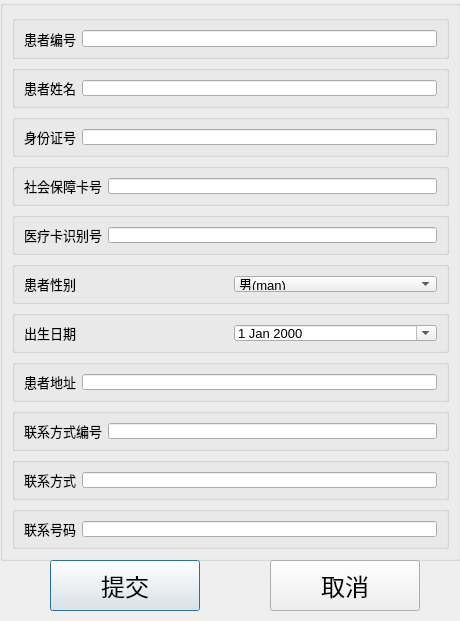
<?xml version="1.0" encoding="UTF-8"?>
<ui version="4.0">
 <class>Dialog</class>
 <widget class="QDialog" name="Dialog">
  <property name="geometry">
   <rect>
    <x>0</x>
    <y>0</y>
    <width>460</width>
    <height>621</height>
   </rect>
  </property>
  <property name="windowTitle">
   <string>Dialog</string>
  </property>
  <widget class="QGroupBox" name="groupBox_total">
   <property name="geometry">
    <rect>
     <x>0</x>
     <y>0</y>
     <width>461</width>
     <height>561</height>
    </rect>
   </property>
   <property name="font">
    <font>
     <pointsize>10</pointsize>
    </font>
   </property>
   <property name="title">
    <string/>
   </property>
   <layout class="QVBoxLayout" name="verticalLayout">
    <item>
     <widget class="QGroupBox" name="groupBox_pno">
      <property name="font">
       <font>
        <pointsize>10</pointsize>
       </font>
      </property>
      <property name="title">
       <string/>
      </property>
      <layout class="QHBoxLayout" name="horizontalLayout">
       <item>
        <widget class="QLabel" name="label_pno">
         <property name="font">
          <font>
           <pointsize>10</pointsize>
          </font>
         </property>
         <property name="text">
          <string>患者编号</string>
         </property>
        </widget>
       </item>
       <item>
        <widget class="QLineEdit" name="lineEdit_pno">
         <property name="font">
          <font>
           <pointsize>10</pointsize>
          </font>
         </property>
        </widget>
       </item>
      </layout>
     </widget>
    </item>
    <item>
     <widget class="QGroupBox" name="groupBox_pname">
      <property name="font">
       <font>
        <pointsize>10</pointsize>
       </font>
      </property>
      <property name="title">
       <string/>
      </property>
      <layout class="QHBoxLayout" name="horizontalLayout_4">
       <item>
        <widget class="QLabel" name="label_pname">
         <property name="font">
          <font>
           <pointsize>10</pointsize>
          </font>
         </property>
         <property name="text">
          <string>患者姓名</string>
         </property>
        </widget>
       </item>
       <item>
        <widget class="QLineEdit" name="lineEdit_pname">
         <property name="font">
          <font>
           <pointsize>10</pointsize>
          </font>
         </property>
        </widget>
       </item>
      </layout>
     </widget>
    </item>
    <item>
     <widget class="QGroupBox" name="groupBox_pid">
      <property name="font">
       <font>
        <pointsize>10</pointsize>
       </font>
      </property>
      <property name="title">
       <string/>
      </property>
      <layout class="QHBoxLayout" name="horizontalLayout_2">
       <item>
        <widget class="QLabel" name="label_pid">
         <property name="font">
          <font>
           <pointsize>10</pointsize>
          </font>
         </property>
         <property name="text">
          <string>身份证号</string>
         </property>
        </widget>
       </item>
       <item>
        <widget class="QLineEdit" name="lineEdit_pid">
         <property name="font">
          <font>
           <pointsize>10</pointsize>
          </font>
         </property>
        </widget>
       </item>
      </layout>
     </widget>
    </item>
    <item>
     <widget class="QGroupBox" name="groupBox_pino">
      <property name="font">
       <font>
        <pointsize>10</pointsize>
       </font>
      </property>
      <property name="title">
       <string/>
      </property>
      <layout class="QHBoxLayout" name="horizontalLayout_3">
       <item>
        <widget class="QLabel" name="label_pino">
         <property name="font">
          <font>
           <pointsize>10</pointsize>
          </font>
         </property>
         <property name="text">
          <string>社会保障卡号</string>
         </property>
        </widget>
       </item>
       <item>
        <widget class="QLineEdit" name="lineEdit_pino">
         <property name="font">
          <font>
           <pointsize>10</pointsize>
          </font>
         </property>
        </widget>
       </item>
      </layout>
     </widget>
    </item>
    <item>
     <widget class="QGroupBox" name="groupBox_pmno">
      <property name="font">
       <font>
        <pointsize>10</pointsize>
       </font>
      </property>
      <property name="title">
       <string/>
      </property>
      <layout class="QHBoxLayout" name="horizontalLayout_5">
       <item>
        <widget class="QLabel" name="label_pmno">
         <property name="font">
          <font>
           <pointsize>10</pointsize>
          </font>
         </property>
         <property name="text">
          <string>医疗卡识别号</string>
         </property>
        </widget>
       </item>
       <item>
        <widget class="QLineEdit" name="lineEdit_pmno">
         <property name="font">
          <font>
           <pointsize>10</pointsize>
          </font>
         </property>
        </widget>
       </item>
      </layout>
     </widget>
    </item>
    <item>
     <widget class="QGroupBox" name="groupBox_psex">
      <property name="font">
       <font>
        <pointsize>10</pointsize>
       </font>
      </property>
      <property name="title">
       <string/>
      </property>
      <layout class="QHBoxLayout" name="horizontalLayout_6">
       <item>
        <widget class="QLabel" name="label_psex">
         <property name="font">
          <font>
           <pointsize>10</pointsize>
          </font>
         </property>
         <property name="text">
          <string>患者性别</string>
         </property>
        </widget>
       </item>
       <item>
        <widget class="QComboBox" name="comboBox_psex">
         <property name="font">
          <font>
           <pointsize>10</pointsize>
          </font>
         </property>
         <item>
          <property name="text">
           <string>男(man)</string>
          </property>
         </item>
         <item>
          <property name="text">
           <string>女(woman)</string>
          </property>
         </item>
        </widget>
       </item>
      </layout>
     </widget>
    </item>
    <item>
     <widget class="QGroupBox" name="groupBox_pbd">
      <property name="font">
       <font>
        <pointsize>10</pointsize>
       </font>
      </property>
      <property name="title">
       <string/>
      </property>
      <layout class="QHBoxLayout" name="horizontalLayout_7">
       <item>
        <widget class="QLabel" name="label_pbd">
         <property name="font">
          <font>
           <pointsize>10</pointsize>
          </font>
         </property>
         <property name="text">
          <string>出生日期</string>
         </property>
        </widget>
       </item>
       <item>
        <widget class="QDateEdit" name="dateEdit_pbd">
         <property name="font">
          <font>
           <pointsize>10</pointsize>
          </font>
         </property>
         <property name="calendarPopup">
          <bool>true</bool>
         </property>
        </widget>
       </item>
      </layout>
     </widget>
    </item>
    <item>
     <widget class="QGroupBox" name="groupBox_padd">
      <property name="font">
       <font>
        <pointsize>10</pointsize>
       </font>
      </property>
      <property name="title">
       <string/>
      </property>
      <layout class="QHBoxLayout" name="horizontalLayout_8">
       <item>
        <widget class="QLabel" name="label_padd">
         <property name="font">
          <font>
           <pointsize>10</pointsize>
          </font>
         </property>
         <property name="text">
          <string>患者地址</string>
         </property>
        </widget>
       </item>
       <item>
        <widget class="QLineEdit" name="lineEdit_padd">
         <property name="font">
          <font>
           <pointsize>10</pointsize>
          </font>
         </property>
        </widget>
       </item>
      </layout>
     </widget>
    </item>
    <item>
     <widget class="QGroupBox" name="groupBox_ptno">
      <property name="font">
       <font>
        <pointsize>10</pointsize>
       </font>
      </property>
      <property name="title">
       <string/>
      </property>
      <layout class="QHBoxLayout" name="horizontalLayout_9">
       <item>
        <widget class="QLabel" name="label_ptno">
         <property name="font">
          <font>
           <pointsize>10</pointsize>
          </font>
         </property>
         <property name="text">
          <string>联系方式编号</string>
         </property>
        </widget>
       </item>
       <item>
        <widget class="QLineEdit" name="lineEdit_ptno">
         <property name="font">
          <font>
           <pointsize>10</pointsize>
          </font>
         </property>
        </widget>
       </item>
      </layout>
     </widget>
    </item>
    <item>
     <widget class="QGroupBox" name="groupBox_pteltype">
      <property name="font">
       <font>
        <pointsize>10</pointsize>
       </font>
      </property>
      <property name="title">
       <string/>
      </property>
      <layout class="QHBoxLayout" name="horizontalLayout_10">
       <item>
        <widget class="QLabel" name="label_pteltype">
         <property name="font">
          <font>
           <pointsize>10</pointsize>
          </font>
         </property>
         <property name="text">
          <string>联系方式</string>
         </property>
        </widget>
       </item>
       <item>
        <widget class="QLineEdit" name="lineEdit_pteltype">
         <property name="font">
          <font>
           <pointsize>10</pointsize>
          </font>
         </property>
        </widget>
       </item>
      </layout>
     </widget>
    </item>
    <item>
     <widget class="QGroupBox" name="groupBox_ptelcode">
      <property name="font">
       <font>
        <pointsize>10</pointsize>
       </font>
      </property>
      <property name="title">
       <string/>
      </property>
      <layout class="QHBoxLayout" name="horizontalLayout_11">
       <item>
        <widget class="QLabel" name="label_ptelcode">
         <property name="font">
          <font>
           <pointsize>10</pointsize>
          </font>
         </property>
         <property name="text">
          <string>联系号码</string>
         </property>
        </widget>
       </item>
       <item>
        <widget class="QLineEdit" name="lineEdit_ptelcode">
         <property name="font">
          <font>
           <pointsize>10</pointsize>
          </font>
         </property>
        </widget>
       </item>
      </layout>
     </widget>
    </item>
   </layout>
  </widget>
  <widget class="QPushButton" name="pushButton_submit">
   <property name="geometry">
    <rect>
     <x>50</x>
     <y>560</y>
     <width>150</width>
     <height>51</height>
    </rect>
   </property>
   <property name="font">
    <font>
     <pointsize>18</pointsize>
    </font>
   </property>
   <property name="text">
    <string>提交</string>
   </property>
  </widget>
  <widget class="QPushButton" name="pushButton_exit">
   <property name="geometry">
    <rect>
     <x>270</x>
     <y>560</y>
     <width>150</width>
     <height>51</height>
    </rect>
   </property>
   <property name="font">
    <font>
     <pointsize>18</pointsize>
    </font>
   </property>
   <property name="text">
    <string>取消</string>
   </property>
  </widget>
 </widget>
 <resources/>
 <connections/>
</ui>
